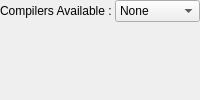
     <widget class="QWidget" name="wCompilers" >
      <layout class="QGridLayout" >
       <property name="leftMargin" >
        <number>0</number>
       </property>
       <property name="topMargin" >
        <number>0</number>
       </property>
       <property name="rightMargin" >
        <number>0</number>
       </property>
       <property name="bottomMargin" >
        <number>0</number>
       </property>
       <property name="horizontalSpacing" >
        <number>3</number>
       </property>
       <property name="verticalSpacing" >
        <number>3</number>
       </property>
       <item row="0" column="0" >
        <widget class="QLabel" name="lCompilers" >
         <property name="text" >
          <string>Compilers Available :</string>
         </property>
        </widget>
       </item>
       <item row="0" column="1" >
        <widget class="QComboBox" name="cbCompilers" >
         <property name="sizePolicy" >
          <sizepolicy vsizetype="Fixed" hsizetype="Expanding" >
           <horstretch>0</horstretch>
           <verstretch>0</verstretch>
          </sizepolicy>
         </property>
         <item>
          <property name="text" >
           <string>None</string>
          </property>
         </item>
        </widget>
       </item>
       <item row="1" column="0" colspan="2" >
        <widget class="QStackedWidget" name="swCompilers" >
         <property name="currentIndex" >
          <number>0</number>
         </property>
         <widget class="QWidget" name="wCompilerNone" />
        </widget>
       </item>
      </layout>
     </widget>
